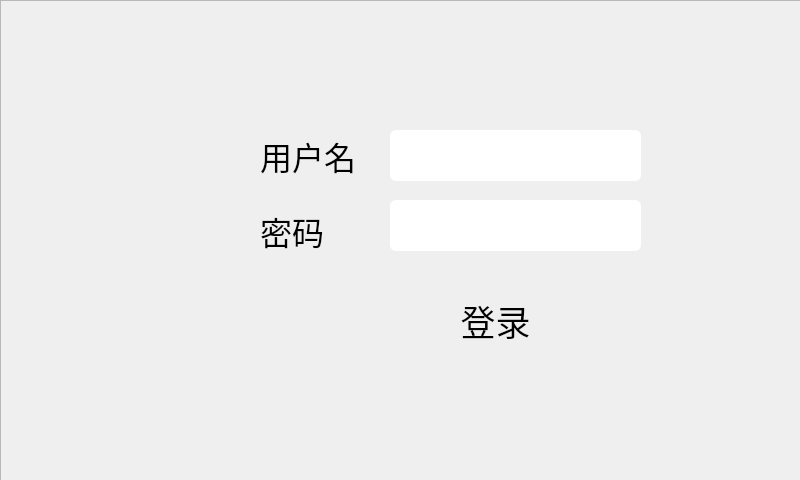
<?xml version="1.0" encoding="UTF-8"?>
<ui version="4.0">
 <class>b</class>
 <widget class="QDialog" name="b">
  <property name="geometry">
   <rect>
    <x>0</x>
    <y>0</y>
    <width>800</width>
    <height>480</height>
   </rect>
  </property>
  <property name="windowTitle">
   <string>Dialog</string>
  </property>
  <widget class="QFrame" name="frame">
   <property name="geometry">
    <rect>
     <x>0</x>
     <y>0</y>
     <width>801</width>
     <height>481</height>
    </rect>
   </property>
   <property name="styleSheet">
    <string notr="true">
QLabel
{
color:black;
}
QLineEdit
{
border-radius:6px;
}
QPushButton
{border-radius:6px;
}
 </string>
   </property>
   <property name="frameShape">
    <enum>QFrame::StyledPanel</enum>
   </property>
   <property name="frameShadow">
    <enum>QFrame::Raised</enum>
   </property>
   <widget class="QLabel" name="label_2">
    <property name="geometry">
     <rect>
      <x>260</x>
      <y>130</y>
      <width>111</width>
      <height>51</height>
     </rect>
    </property>
    <property name="font">
     <font>
      <family>楷体</family>
      <pointsize>24</pointsize>
      <weight>50</weight>
      <italic>false</italic>
      <bold>false</bold>
     </font>
    </property>
    <property name="styleSheet">
     <string notr="true">font: 24pt &quot;楷体&quot;;</string>
    </property>
    <property name="text">
     <string>用户名</string>
    </property>
   </widget>
   <widget class="QLabel" name="label_3">
    <property name="geometry">
     <rect>
      <x>260</x>
      <y>210</y>
      <width>111</width>
      <height>41</height>
     </rect>
    </property>
    <property name="font">
     <font>
      <family>楷体</family>
      <pointsize>24</pointsize>
      <weight>50</weight>
      <italic>false</italic>
      <bold>false</bold>
     </font>
    </property>
    <property name="styleSheet">
     <string notr="true">font: 24pt &quot;楷体&quot;;</string>
    </property>
    <property name="text">
     <string>密码</string>
    </property>
   </widget>
   <widget class="QLineEdit" name="textUser">
    <property name="geometry">
     <rect>
      <x>390</x>
      <y>130</y>
      <width>251</width>
      <height>51</height>
     </rect>
    </property>
    <property name="font">
     <font>
      <family>Agency FB</family>
      <pointsize>24</pointsize>
     </font>
    </property>
    <property name="text">
     <string/>
    </property>
   </widget>
   <widget class="QLineEdit" name="password">
    <property name="geometry">
     <rect>
      <x>390</x>
      <y>200</y>
      <width>251</width>
      <height>51</height>
     </rect>
    </property>
    <property name="font">
     <font>
      <family>Agency FB</family>
      <pointsize>24</pointsize>
     </font>
    </property>
    <property name="text">
     <string/>
    </property>
   </widget>
   <widget class="QPushButton" name="btnLogin">
    <property name="geometry">
     <rect>
      <x>430</x>
      <y>290</y>
      <width>131</width>
      <height>61</height>
     </rect>
    </property>
    <property name="font">
     <font>
      <family>隶书</family>
      <pointsize>26</pointsize>
      <weight>50</weight>
      <italic>false</italic>
      <bold>false</bold>
     </font>
    </property>
    <property name="styleSheet">
     <string notr="true">font: 26pt &quot;隶书&quot;;</string>
    </property>
    <property name="text">
     <string>登录</string>
    </property>
   </widget>
  </widget>
 </widget>
 <resources/>
 <connections/>
</ui>
